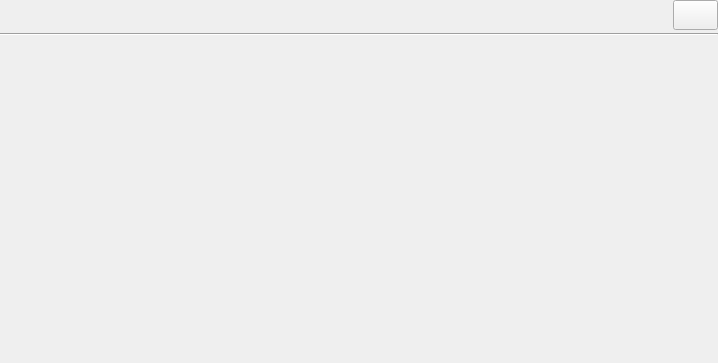
<?xml version="1.0" encoding="UTF-8"?>
<ui version="4.0">
 <class>LoungeWidget</class>
 <widget class="QWidget" name="LoungeWidget">
  <property name="geometry">
   <rect>
    <x>0</x>
    <y>0</y>
    <width>718</width>
    <height>363</height>
   </rect>
  </property>
  <layout class="QVBoxLayout">
   <property name="spacing">
    <number>3</number>
   </property>
   <property name="leftMargin">
    <number>0</number>
   </property>
   <property name="topMargin">
    <number>0</number>
   </property>
   <property name="rightMargin">
    <number>0</number>
   </property>
   <property name="bottomMargin">
    <number>0</number>
   </property>
   <item>
    <layout class="QHBoxLayout" name="lounge_button_layout">
     <item>
      <spacer name="hspacer">
       <property name="orientation">
        <enum>Qt::Horizontal</enum>
       </property>
       <property name="sizeHint" stdset="0">
        <size>
         <width>40</width>
         <height>20</height>
        </size>
       </property>
      </spacer>
     </item>
     <item>
      <widget class="QFrame" name="button_frame">
       <property name="sizePolicy">
        <sizepolicy hsizetype="Expanding" vsizetype="Expanding">
         <horstretch>0</horstretch>
         <verstretch>0</verstretch>
        </sizepolicy>
       </property>
       <property name="minimumSize">
        <size>
         <width>0</width>
         <height>30</height>
        </size>
       </property>
       <property name="maximumSize">
        <size>
         <width>16777215</width>
         <height>30</height>
        </size>
       </property>
       <property name="frameShape">
        <enum>QFrame::NoFrame</enum>
       </property>
       <property name="frameShadow">
        <enum>QFrame::Plain</enum>
       </property>
      </widget>
     </item>
     <item>
      <widget class="QPushButton" name="tables_exit_button">
       <property name="minimumSize">
        <size>
         <width>45</width>
         <height>30</height>
        </size>
       </property>
       <property name="maximumSize">
        <size>
         <width>45</width>
         <height>30</height>
        </size>
       </property>
       <property name="toolTip">
        <string>ocultar teclado y salir guardando</string>
       </property>
       <property name="whatsThis">
        <string>ocultar teclado y salir</string>
       </property>
       <property name="text">
        <string/>
       </property>
      </widget>
     </item>
    </layout>
   </item>
   <item>
    <widget class="Line" name="hline">
     <property name="frameShape">
      <enum>QFrame::HLine</enum>
     </property>
     <property name="frameShadow">
      <enum>QFrame::Sunken</enum>
     </property>
    </widget>
   </item>
   <item>
    <widget class="QStackedWidget" name="lounge_stack">
     <widget class="QWidget" name="WStackPage"/>
    </widget>
   </item>
  </layout>
 </widget>
 <resources/>
 <connections/>
</ui>
